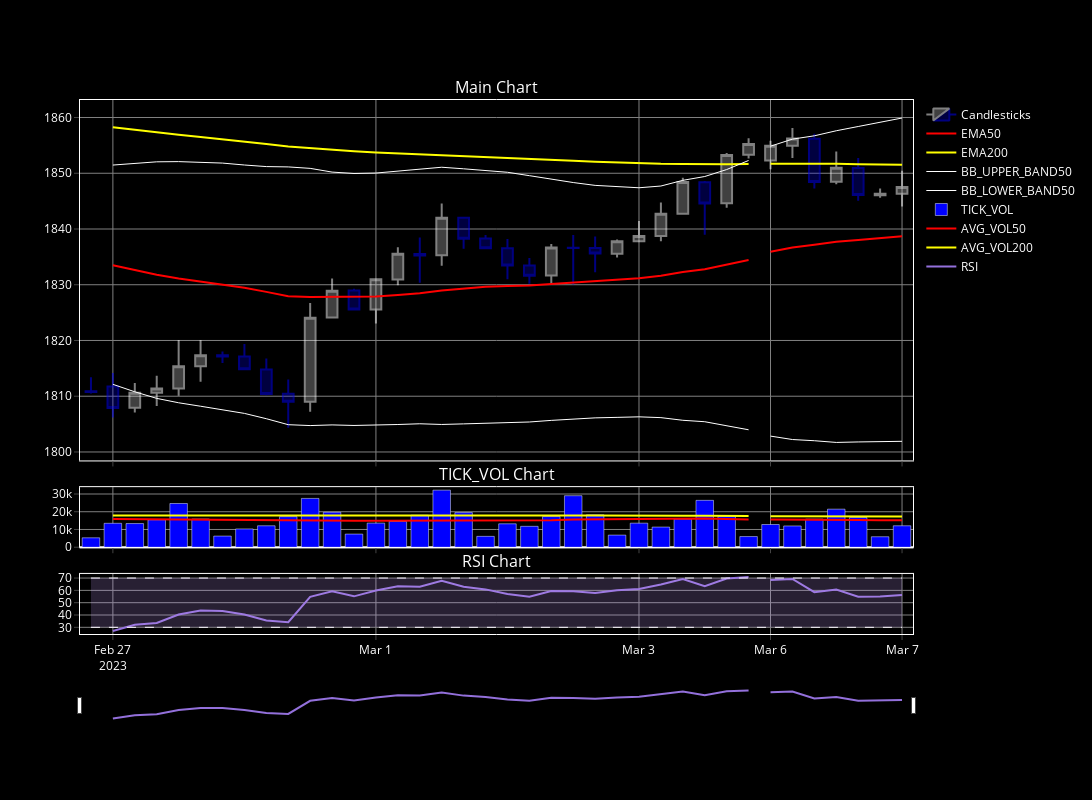

The notebook cell this image was saved under:
### Code cell
plot_df(df_4_hour_observed, 
        path = None,# 'D:/Intraday_trading/Training/Saved_results/plot_df.html', 
        open_tab = False)
